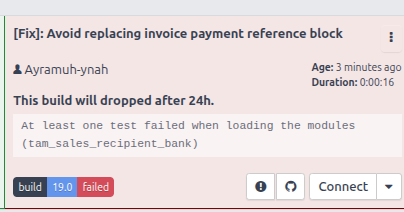
#> input picture phase1/test.png, 404 x 212 px, found by its file name
$ python rotation.py
#> lines starting #> are read from the running program, lines starting #| are printed output that depends on the picture
import cv2


image = cv2.imread("phase1/test.png")
#> image is the input picture: shape (212, 404, 3); mean B, G, R 223.8, 222.2, 232.8

h, w, c = image.shape
#> h = 212; w = 404; c = 3

print(f"Image dimensions: Height={h}, Width={w}, Channels={c}")
#| Image dimensions: Height=212, Width=404, Channels=3

if image is not None:
    (h, w) = image.shape[:2]

    center = (w // 2, h // 2)
#> center = (202, 106)
    M = cv2.getRotationMatrix2D(center, 45, 1.0)  # Rotate by 45 degrees
    rotated = cv2.warpAffine(image, M, (w, h))
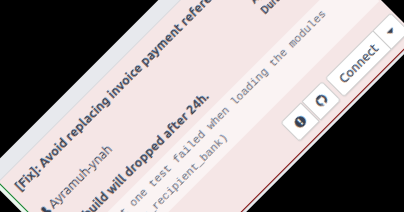
#> rotated: shape (212, 404, 3); mean B, G, R 159, 158.3, 165.5

    cv2.imshow("Original Image", image)
    cv2.imshow("Rotated Image", rotated)
    cv2.waitKey(0)
    cv2.destroyAllWindows()
else:
    print("Image not loaded successfully.")
